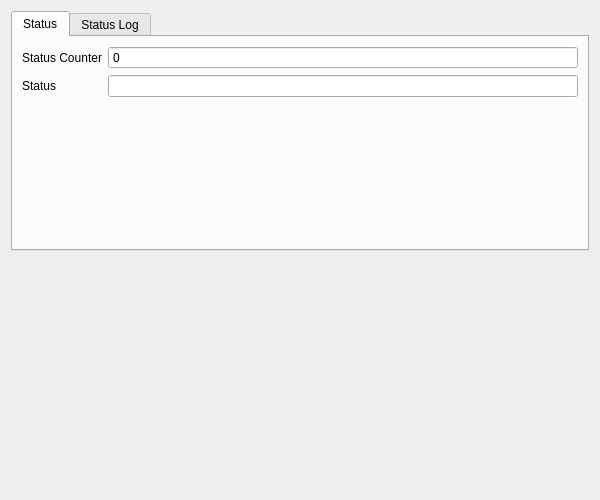
<?xml version="1.0" encoding="UTF-8"?>
<ui version="4.0">
 <author>Thomas Vogt</author>
 <class>Arinc615aDlaQt::InformationOperationStatusPage</class>
 <widget class="QWizardPage" name="Arinc615aDlaQt::InformationOperationStatusPage">
  <property name="geometry">
   <rect>
    <x>0</x>
    <y>0</y>
    <width>600</width>
    <height>500</height>
   </rect>
  </property>
  <property name="windowTitle">
   <string>WizardPage</string>
  </property>
  <property name="title">
   <string>Information Operation Status</string>
  </property>
  <property name="subTitle">
   <string>Status of ARINC 615A Information Operation.</string>
  </property>
  <layout class="QVBoxLayout" name="verticalLayout_2">
   <item>
    <widget class="QTabWidget" name="gpStatus">
     <property name="currentIndex">
      <number>0</number>
     </property>
     <widget class="QWidget" name="statusPage">
      <attribute name="title">
       <string>Status</string>
      </attribute>
      <layout class="QFormLayout" name="formLayout_2">
       <item row="0" column="0">
        <widget class="QLabel" name="statusCounterLabel">
         <property name="text">
          <string>Status Counter</string>
         </property>
         <property name="buddy">
          <cstring>statusCounter</cstring>
         </property>
        </widget>
       </item>
       <item row="1" column="0">
        <widget class="QLabel" name="statusLabel">
         <property name="text">
          <string>Status</string>
         </property>
         <property name="buddy">
          <cstring>status</cstring>
         </property>
        </widget>
       </item>
       <item row="0" column="1">
        <widget class="QSpinBox" name="statusCounter">
         <property name="readOnly">
          <bool>true</bool>
         </property>
         <property name="buttonSymbols">
          <enum>QAbstractSpinBox::NoButtons</enum>
         </property>
        </widget>
       </item>
       <item row="1" column="1">
        <widget class="QLineEdit" name="status">
         <property name="sizePolicy">
          <sizepolicy hsizetype="Expanding" vsizetype="Fixed">
           <horstretch>1</horstretch>
           <verstretch>0</verstretch>
          </sizepolicy>
         </property>
         <property name="toolTip">
          <string>Status Code</string>
         </property>
         <property name="readOnly">
          <bool>true</bool>
         </property>
        </widget>
       </item>
      </layout>
     </widget>
     <widget class="QWidget" name="statusLogPage">
      <attribute name="title">
       <string>Status Log</string>
      </attribute>
      <layout class="QVBoxLayout" name="verticalLayout_3">
       <item>
        <widget class="QTableView" name="statusLog">
         <property name="alternatingRowColors">
          <bool>true</bool>
         </property>
         <property name="selectionMode">
          <enum>QAbstractItemView::NoSelection</enum>
         </property>
         <property name="selectionBehavior">
          <enum>QAbstractItemView::SelectRows</enum>
         </property>
         <attribute name="horizontalHeaderStretchLastSection">
          <bool>true</bool>
         </attribute>
         <attribute name="verticalHeaderVisible">
          <bool>false</bool>
         </attribute>
        </widget>
       </item>
      </layout>
     </widget>
    </widget>
   </item>
   <item>
    <spacer name="verticalSpacer">
     <property name="orientation">
      <enum>Qt::Vertical</enum>
     </property>
     <property name="sizeHint" stdset="0">
      <size>
       <width>20</width>
       <height>40</height>
      </size>
     </property>
    </spacer>
   </item>
  </layout>
 </widget>
 <tabstops>
  <tabstop>gpStatus</tabstop>
  <tabstop>statusCounter</tabstop>
  <tabstop>status</tabstop>
  <tabstop>statusLog</tabstop>
 </tabstops>
 <resources/>
 <connections/>
</ui>
